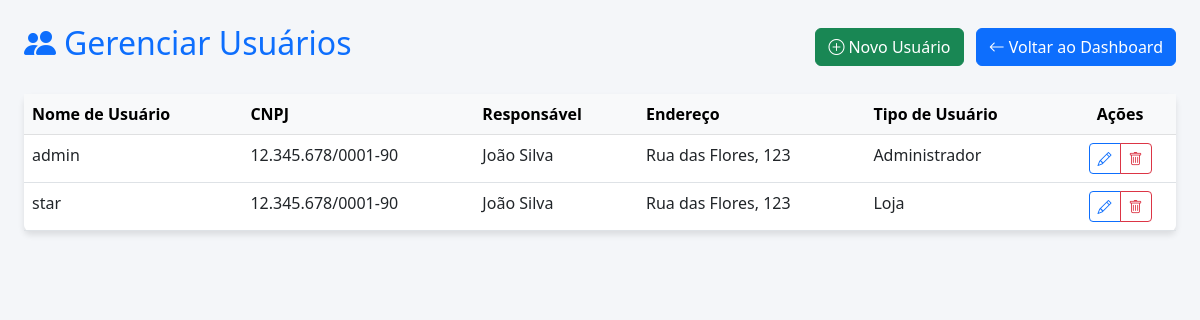
The app's page /pages/admin/usuarios.php (signed in) with its own data.
### tables this page shows
CREATE TABLE usuarios (
    id INT NOT NULL AUTO_INCREMENT PRIMARY KEY,
    username VARCHAR(255) NOT NULL,
    password VARCHAR(255) NOT NULL,
    tipo_usuario INT NOT NULL,
    cnpj VARCHAR(20),
    responsavel VARCHAR(255),
    endereco VARCHAR(255),
    FOREIGN KEY (tipo_usuario) REFERENCES tipo_usuario(id)
);

### pages/admin/usuarios.php (the view, shortened to what this page needs)
<?php
include '../../includes/db.php';
$sql = "SELECT * FROM usuarios";
$result = $conn->query($sql);
?>
<!DOCTYPE html>
<html lang="pt-BR">
<head>
    <link href="https://cdn.jsdelivr.net/npm/bootstrap@5.2.3/dist/css/bootstrap.min.css" rel="stylesheet">
    <link href="https://cdn.jsdelivr.net/npm/bootstrap-icons@1.10.0/font/bootstrap-icons.css" rel="stylesheet">
</head>
<body>
    <div class="container-fluid px-4 py-4">
        <div class="row mb-4 align-items-center">
            <div class="col-12 d-flex justify-content-between align-items-center">
                <h1 class="h2 text-primary">
                    <i class="bi bi-people-fill me-2"></i>Gerenciar Usuários
                </h1>
                <div>
                    <a href="cadastro_usuario.php" class="btn btn-success me-2">
                        <i class="bi bi-plus-circle me-1"></i>Novo Usuário
                    </a>
                    <a href="dashboard.php" class="btn btn-primary">
                        <i class="bi bi-arrow-left me-1"></i>Voltar ao Dashboard
                    </a>
                </div>
            </div>
        </div>
        <div class="card card-custom border-0">
            <div class="card-body p-0">
                <div class="table-responsive">
                    <table class="table table-hover mb-0">
                        <thead class="table-light">
                            <tr>
                                <th>Nome de Usuário</th>
                                <th>CNPJ</th>
                                <th>Responsável</th>
                                <th>Endereço</th>
                                <th>Tipo de Usuário</th>
                                <th class="text-center">Ações</th>
                            </tr>
                        </thead>
                        <tbody>
                            <?php while ($row = $result->fetch_assoc()): ?>
                            <tr>
                                <td><?php echo htmlspecialchars($row['username']); ?></td>
                                <td><?php echo htmlspecialchars($row['cnpj']); ?></td>
                                <td><?php echo htmlspecialchars($row['responsavel']); ?></td>
                                <td><?php echo htmlspecialchars($row['endereco']); ?></td>
                                <td>
                                    <?php
                                    echo $row['tipo_usuario'] == 1 ? 'Administrador' :
                                         ($row['tipo_usuario'] == 2 ? 'Loja' : 'Usuário Padrão');
                                    ?>
                                </td>
                                <td class="text-center">
                                    <div class="btn-group" role="group">
                                        <a href="editar_usuario.php?id=<?php echo $row['id']; ?>" class="btn btn-sm btn-outline-primary">
                                            <i class="bi bi-pencil"></i>
                                        </a>
                                        <button onclick="confirmDelete(<?php echo $row['id']; ?>)" class="btn btn-sm btn-outline-danger">
                                            <i class="bi bi-trash"></i>
                                        </button>
                                    </div>
                                </td>
                            </tr>
                            <?php endwhile; ?>
                        </tbody>
                    </table>
                </div>
            </div>
        </div>
    </div>
</body>
</html>

### pages/admin/usuarios.php (style rules this page uses)
body { background-color: #f4f6f9; }
.card-custom { box-shadow: 0 4px 6px rgba(0,0,0,0.1); }

### records on screen
usuarios: username "admin", cnpj "12.345.678/0001-90", responsavel "João Silva", endereco "Rua das Flores, 123", shows "Administrador"
usuarios: username "star", cnpj "12.345.678/0001-90", responsavel "João Silva", endereco "Rua das Flores, 123", shows "Loja"
